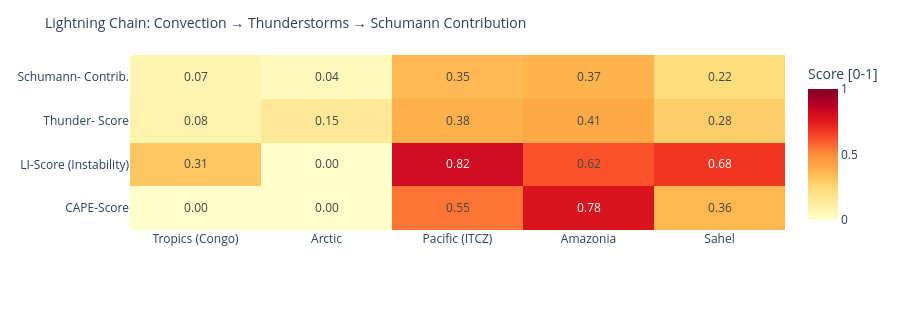

The notebook cell this image was saved under:
### Code cell
# ============================================================
# LIGHTNING CHAIN: Convection → Thunderstorms → Schumann
# Shows the causal chain per measurement point as heatmap
# ============================================================

def cape_score(v):
    """CAPE → normalized score [0,1]"""
    if v is None or pd.isna(v): return 0.0
    return min(1.0, float(v) / 3000)

def li_score(v):
    """Lifted Index: negative = unstable → score [0,1]"""
    if v is None or pd.isna(v): return 0.3
    return min(1.0, max(0.0, (-float(v) + 6) / 12))

def cloud_score(v):
    if v is None or pd.isna(v): return 0.3
    return float(v) / 100

def thunder_score(row):
    """Kombinierter Gewitterwahrscheinlichkeits-Score
    CAPE + LI + Bedeckung + WMO-Gewitter + konvektiver Niederschlag (showers)
    Hinweis: X-Ray und Kp sind kein Bestandteil – nur geomagn./solarer Kontext.
    """
    cs = cape_score(row.get('cape'))
    ls = li_score(row.get('li'))
    cl = cloud_score(row.get('cloud'))
    t  = 1.0 if row.get('thunderstorm') else 0.0
    # Convective precipitation (showers) as additional indicator
    sh = min(1.0, (row.get('showers') or 0) / 5.0)
    return round(cs * 0.30 + ls * 0.25 + cl * 0.15 + t * 0.20 + sh * 0.10, 3)

def schumann_contribution(t_score, lat):
    """Schumann contribution: higher in tropics (±30°), scaled by thunderstorm score"""
    lat_weight = max(0.3, 1.0 - abs(lat) / 60)
    return round(t_score * lat_weight, 3)

df_atm['cape_score']   = df_atm.apply(lambda r: cape_score(r['cape']), axis=1)
df_atm['li_score']     = df_atm.apply(lambda r: li_score(r['li']),    axis=1)
df_atm['thunder_score']= df_atm.apply(lambda r: thunder_score(r.to_dict()), axis=1)
df_atm['schumann_contribution'] = df_atm.apply(
    lambda r: schumann_contribution(r['thunder_score'], r['lat']), axis=1)

metrics = ['cape_score', 'li_score', 'thunder_score', 'schumann_contribution']
labels  = ['CAPE-Score', 'LI-Score\n(Instability)', 'Thunder-\nScore', 'Schumann-\nContrib.']
z_data  = [df_atm[m].tolist() for m in metrics]

fig = go.Figure(go.Heatmap(
    z=z_data,
    x=df_atm['point'].tolist(),
    y=labels,
    colorscale='YlOrRd',
    zmin=0, zmax=1,
    text=[[f'{v:.2f}' for v in row] for row in z_data],
    texttemplate='%{text}', textfont=dict(size=12),
    colorbar=dict(title='Score [0-1]')
))
fig.update_layout(
    title=dict(text='Lightning Chain: Convection → Thunderstorms → Schumann Contribution', font=dict(size=14)),
    height=310,
    plot_bgcolor='rgba(0,0,0,0)', paper_bgcolor='rgba(0,0,0,0)',
    margin=dict(l=130, r=80, t=55, b=80)
)
fig.show()

### Figure 1 — Plotly figure (JSON) as saved in the notebook; plotly's stock layout.template omitted (floating-point values rounded to 4 significant figures)
{"data": [{"colorbar": {"title": {"text": "Score [0-1]"}}, "colorscale": [[0.0, "rgb(255,255,204)"], [0.125, "rgb(255,237,160)"], [0.25, "rgb(254,217,118)"], [0.375, "rgb(254,178,76)"], [0.5, "rgb(253,141,60)"], [0.625, "rgb(252,78,42)"], [0.75, "rgb(227,26,28)"], [0.875, "rgb(189,0,38)"], [1.0, "rgb(128,0,38)"]], "text": [["0.00", "0.00", "0.55", "0.78", "0.36"], ["0.31", "0.00", "0.82", "0.62", "0.68"], ["0.08", "0.15", "0.38", "0.41", "0.28"], ["0.07", "0.04", "0.35", "0.37", "0.22"]], "textfont": {"size": 12}, "texttemplate": "%{text}", "type": "heatmap", "x": ["Tropics (Congo)", "Arctic", "Pacific (ITCZ)", "Amazonia", "Sahel"], "y": ["CAPE-Score", "LI-Score\n(Instability)", "Thunder-\nScore", "Schumann-\nContrib."], "z": [[0.0, 0.0, 0.55, 0.78, 0.3567], [0.3083, 0.0, 0.8167, 0.6167, 0.6833], [0.08, 0.148, 0.383, 0.405, 0.285], [0.075, 0.044, 0.351, 0.371, 0.223]], "zmax": 1, "zmin": 0}], "layout": {"height": 310, "margin": {"b": 80, "l": 130, "r": 80, "t": 55}, "paper_bgcolor": "rgba(0,0,0,0)", "plot_bgcolor": "rgba(0,0,0,0)", "title": {"font": {"size": 14}, "text": "Lightning Chain: Convection → Thunderstorms → Schumann Contribution"}}}
